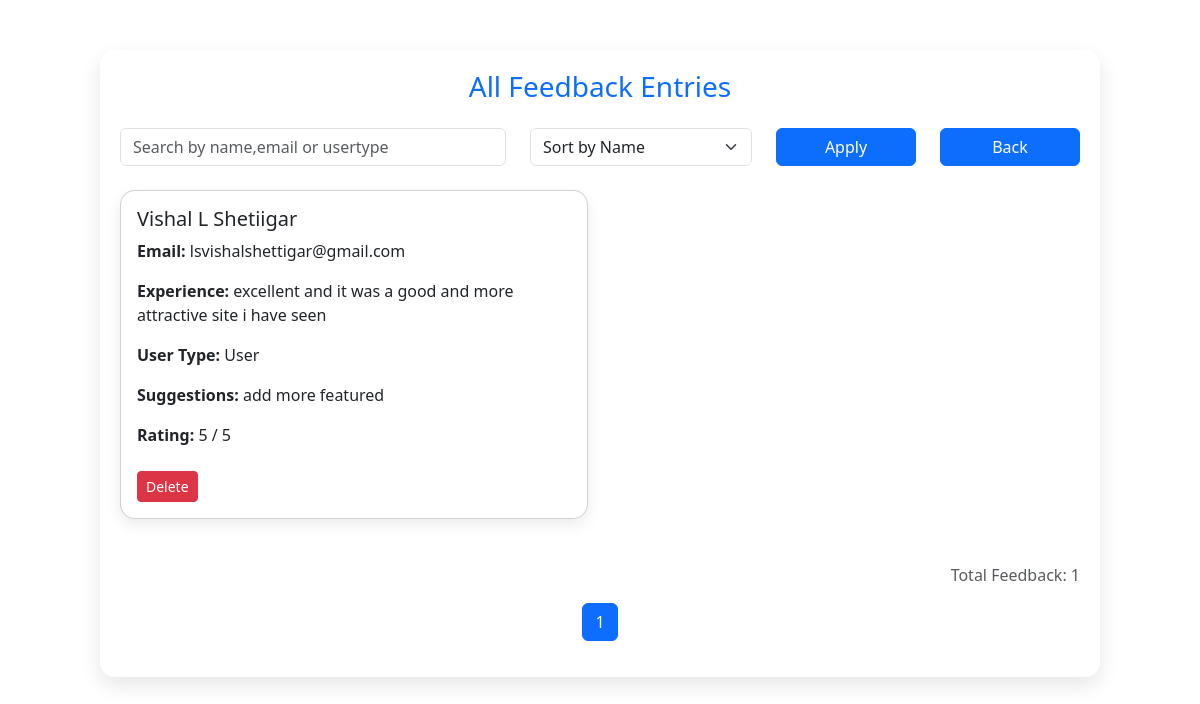
The app's page /view-feedback with its own data.
### tables this page shows
CREATE TABLE feedback (
            id INTEGER PRIMARY KEY AUTOINCREMENT,
            name TEXT,
            email TEXT,
            experience TEXT,
            user_type TEXT,
            suggestions TEXT,
            rating INTEGER
        );

### app.py (the view)
@app.route('/view-feedback')
def view_feedback():
    conn = get_db_connection()
    cursor = conn.cursor()
    search = request.args.get('search', '')
    sort = request.args.get('sort', 'name')
    page = int(request.args.get('page', 1))
    per_page = 6
    query = "SELECT * FROM feedback"
    params = []
    if search:
        query += " WHERE name LIKE ? OR email LIKE ? OR user_type LIKE ?"
        params.extend([f"%{search}%"] * 3)
    query += f" ORDER BY {sort}"
    cursor.execute(query, params)
    all_feedback = cursor.fetchall()
    total = len(all_feedback)
    total_pages = (total + per_page - 1) // per_page
    feedbacks = all_feedback[(page - 1) * per_page: page * per_page]
    conn.close()
    return render_template('view-feedback.html',
        feedbacks=[dict(row) for row in feedbacks],
        total_feedback=total,
        total_pages=total_pages,
        page=page,
        action_status=request.args.get('status')
    )

### app.py (called while the page is built)
def get_db_connection():
    conn = sqlite3.connect('career_counselor.db')
    conn.row_factory = sqlite3.Row
    return conn

### templates/view-feedback.html (shortened to what this page needs)
<!DOCTYPE html>
<html lang="en">
<head>
  <link rel="stylesheet" href="https://cdn.jsdelivr.net/npm/bootstrap@5.3.0/dist/css/bootstrap.min.css">
</head>
<body>
  <div class="container container-box">
    <h3 class="text-center text-primary mb-4">All Feedback Entries</h3>
    <form method="GET" action="/view-feedback" class="row mb-4">
      <div class="col-md-5">
        <input type="text" class="form-control" name="search" placeholder="Search by name,email or usertype" value="{{ request.args.get('search', '') }}">
      </div>
      <div class="col-md-3">
        <select name="sort" class="form-select">
          <option value="name" {% if request.args.get('sort') == 'name' %}selected{% endif %}>Sort by Name</option>
        </select>
      </div>
      <div class="col-md-2">
        <button type="submit" class="btn btn-primary w-100">Apply</button>
      </div>
      <div class="col-md-2">
        <a href="/admin-dashboard" class="btn btn-primary w-100">Back</a>
      </div>
    </form>
    <div class="row">
      {% for feedback in feedbacks %}
      <div class="col-md-6">
        <div class="card card-feedback p-3">
          <h5>{{ feedback.name }}</h5>
          <p><strong>Email:</strong> {{ feedback.email }}</p>
          <p><strong>Experience:</strong> {{ feedback.experience }}</p>
          <p><strong>User Type:</strong> {{ feedback.user_type }}</p>
          <p><strong>Suggestions:</strong> {{ feedback.suggestions or "No suggestions" }}</p>
          <p><strong>Rating:</strong> {{ feedback.rating }} / 5</p>
          <div class="mt-2">
            <form action="/delete-feedback/{{ feedback.id }}" method="POST" class="d-inline">
              <button type="submit" class="btn btn-danger btn-sm" onclick="return confirm('Are you sure you want to delete this feedback?')">Delete</button>
            </form>
          </div>
        </div>
      </div>
      {% endfor %}
    </div>
    <p class="mt-4 text-end text-muted">Total Feedback: {{ total_feedback }}</p>
    <nav aria-label="Page navigation">
      <ul class="pagination justify-content-center">
        {% for p in range(1, total_pages + 1) %}
        <li class="page-item {% if p == page %}active{% endif %}">
          <a class="page-link" href="?page={{ p }}&search={{ request.args.get('search', '') }}&sort={{ request.args.get('sort', '') }}">{{ p }}</a>
        </li>
        {% endfor %}
      </ul>
    </nav>
  </div>
</body>
</html>

### templates/view-feedback.html (style rules this page uses)
body { background: url('https://images.unsplash.com/photo-1498050108023-c5249f4df085?auto=format&fit=crop&w=1950&q=80') no-repeat center center fixed; background-size: cover; font-family: 'Segoe UI', sans-serif; padding-top: 50px; }
.container-box { max-width: 1000px; margin: auto; padding: 20px; background: rgba(255, 255, 255, 0.95); border-radius: 15px; box-shadow: 0 8px 20px rgba(0,0,0,0.1); }
.card-feedback { margin-bottom: 20px; border-radius: 15px; box-shadow: 0 6px 15px rgba(0,0,0,0.08); animation: fadeIn 0.6s ease-in-out; }

### records on screen
feedback: name "Vishal L Shetiigar", email "lsvishalshettigar@gmail.com", experience "excellent and it was a good and more attractive site i have seen", user_type "User", suggestions "add more featured", rating "5"

### other values on screen
{{ total_feedback }} "1"
{{ p }} "1"
